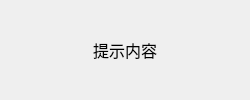
<?xml version="1.0" encoding="UTF-8"?>
<ui version="4.0">
 <class>Hint</class>
 <widget class="QDialog" name="Hint">
  <property name="geometry">
   <rect>
    <x>0</x>
    <y>0</y>
    <width>250</width>
    <height>100</height>
   </rect>
  </property>
  <property name="windowTitle">
   <string>提示</string>
  </property>
  <widget class="QLabel" name="label">
   <property name="geometry">
    <rect>
     <x>0</x>
     <y>35</y>
     <width>250</width>
     <height>30</height>
    </rect>
   </property>
   <property name="font">
    <font>
     <family>宋体</family>
     <pointsize>12</pointsize>
    </font>
   </property>
   <property name="text">
    <string>提示内容</string>
   </property>
   <property name="alignment">
    <set>Qt::AlignCenter</set>
   </property>
  </widget>
 </widget>
 <resources/>
 <connections/>
</ui>
